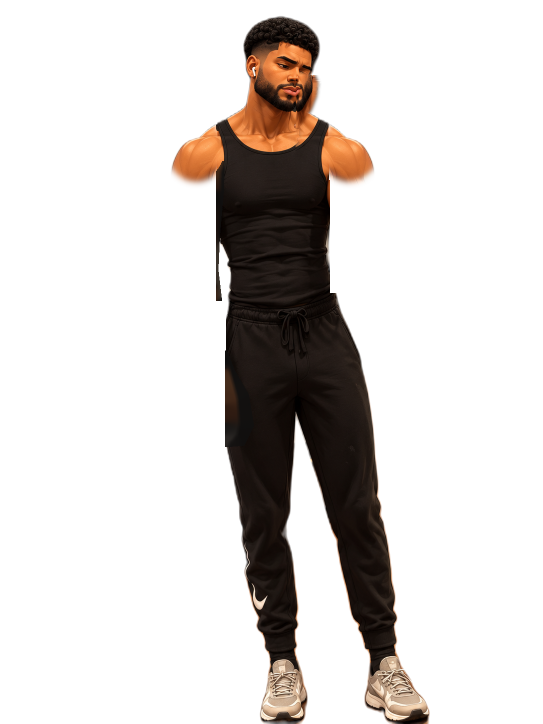
#> input picture arm_day_short/assets/rig/base.png, 1086 x 1448 px, given in place of avatar.png, which was not available (shown at 1/2 size)
$ python rig.py
#> lines starting #> are read from the running program, lines starting #| are printed output that depends on the picture; after the words box and inside, x2 and y2 are one past the last pixel; in counts of white or black regions, pixels touching at a corner belong together
"""Build a 2D puppet rig from the single avatar still.

Outputs (in assets/rig/):
  base.png        body without arms; phone/hand removed and face/neck rebuilt
  upper_L.png     viewer-left upper arm (incl. deltoid)
  fore_L.png      viewer-left forearm + hand
  upper_R.png / fore_R.png   mirrored copies used for the other arm
  masks_*.png     muscle masks (biceps / triceps / forearm) for the glow effect
  rig.json        pivot coordinates
"""
import json
import os

import cv2
import numpy as np
from PIL import Image, ImageDraw

HERE = os.path.dirname(os.path.abspath(__file__))
ASSETS = os.path.join(HERE, "assets")
OUT = os.path.join(ASSETS, "rig")
os.makedirs(OUT, exist_ok=True)

rgb = np.array(Image.open(os.path.join(ASSETS, "avatar.png")).convert("RGB")).astype(np.float32)
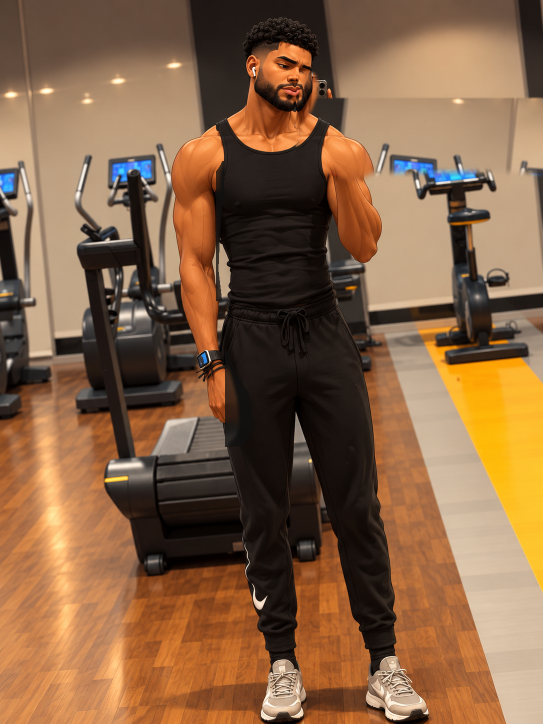
#> rgb: shape (1448, 1086, 3) float32 (shown at 1/2 size); mean R, G, B 135, 99.3, 69.4
alpha = np.array(Image.open(os.path.join(ASSETS, "avatar_cut.png")).split()[-1]).astype(np.float32) / 255.0
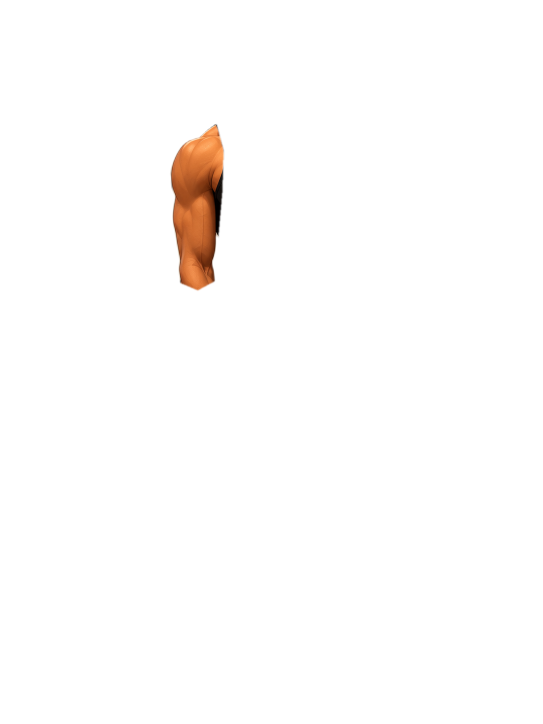
#> input picture arm_day_short/assets/rig/upper_L.png, 1086 x 1448 px, given in place of avatar_cut.png, which was not available (shown at 1/2 size)
H, W = alpha.shape
#> H = 1448; W = 1086

# Clean the cutout alpha a little (u2net leaves soft haze).
alpha = np.clip((alpha - 0.15) / 0.7, 0, 1)

AXIS_FACE = 590.0   # nose line, used to rebuild the hidden cheek
AXIS_BODY = 545.0   # torso centre line, used for neck/trap and the mirrored arm


def poly_mask(points, feather=0):
#> called with feather = 1.2
    m = Image.new("L", (W, H), 0)
#> m: PIL image 1086x1448 L; every value is 0
    ImageDraw.Draw(m).polygon(points, fill=255)
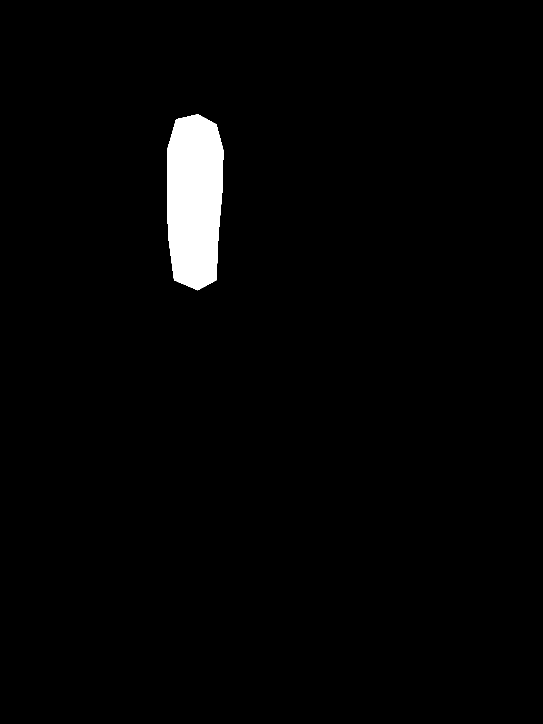
#> m: PIL image 1086x1448 L (shown at 1/2 size); 2.2% white; 1 white region, box (x1, y1, x2, y2) and area: (334, 228, 447, 581) 33896
    m = np.array(m).astype(np.float32) / 255.0
    if feather:
        m = cv2.GaussianBlur(m, (0, 0), feather)
    return m


def remap_x(img, src_x):
    """Sample img at (src_x[y,x], y) with bilinear filtering."""
    map_y = np.repeat(np.arange(H, dtype=np.float32)[:, None], W, axis=1)
    return cv2.remap(img, src_x.astype(np.float32), map_y, cv2.INTER_LINEAR, borderMode=cv2.BORDER_REPLICATE)


xs = np.repeat(np.arange(W, dtype=np.float32)[None, :], H, axis=0)
ys = np.repeat(np.arange(H, dtype=np.float32)[:, None], W, axis=1)

# ---------------------------------------------------------------- left arm
ARM_UPPER = [(352, 238), (395, 228), (432, 248), (446, 300), (444, 380), (436, 470),
             (432, 560), (395, 580), (348, 560), (336, 470), (334, 380), (334, 300)]
ARM_FORE = [(346, 515), (430, 515), (440, 600), (446, 690), (466, 742), (494, 790),
            (504, 850), (486, 888), (440, 892), (402, 872), (390, 800), (390, 735), (368, 640), (348, 580)]
SHOULDER_L = (392.0, 292.0)
ELBOW_L = (388.0, 535.0)
WRIST_L = (428.0, 735.0)
HAND_L = (440.0, 820.0)

m_upper = poly_mask(ARM_UPPER, 1.2)
m_fore = poly_mask(ARM_FORE, 1.2)
#> in poly_mask (call 2), `ImageDraw.Draw(m).polygon(points, fill=255)`: m: PIL image 1086x1448 L; 2.1% white; 1 white region, box (x1, y1, x2, y2) and area: (346, 515, 505, 893) 32282
arm_any = np.maximum(m_upper, m_fore)

# Torso / pants boundary on the left: anything right of it belongs to the body.
left_edge = np.where(ys < 600, 434.0, 452.0)
torso_side = (xs >= left_edge).astype(np.float32)

# ---------------------------------------------------------------- rebuild right side
# A: compressed mirror for the cheek hidden by the phone
src_face = np.maximum(AXIS_FACE - (xs - AXIS_FACE) / 0.42, 504.0)
face_A = remap_x(rgb, np.where(xs > AXIS_FACE, src_face, xs))
JAW = [(586, 146), (612, 144), (628, 147), (636, 165), (633, 192), (622, 220),
       (606, 244), (590, 258), (584, 258)]
m_jaw = poly_mask(JAW, 3.0) * (xs > AXIS_FACE - 2)
#> in poly_mask (call 3), `ImageDraw.Draw(m).polygon(points, fill=255)`: m: PIL image 1086x1448 L; 0.28% white; 1 white region, box (x1, y1, x2, y2) and area: (584, 144, 637, 259) 4444

# B: plain mirror about torso centre for neck / trap / upper chest
src_body = AXIS_BODY - (xs - AXIS_BODY)
neck_B = remap_x(rgb, np.where(xs > AXIS_FACE, src_body, xs))
alpha_B = remap_x(alpha, np.where(xs > AXIS_FACE, src_body, xs))
# B must not contain the (not yet removed) left arm beyond the shoulder
left_arm_mirror = remap_x(arm_any * (1 - torso_side), np.where(xs > AXIS_FACE, src_body, xs))

def smooth(e0, e1, v):
    t = np.clip((v - e0) / (e1 - e0), 0, 1)
    return t * t * (3 - 2 * t)


# RGB blend weight for the mirrored neck/trap: soft on the left seam and at the bottom
wB = smooth(578, 606, xs) * (ys >= 196) * (1 - smooth(332, 356, ys))
wB = cv2.GaussianBlur(wB.astype(np.float32), (0, 0), 1.5)

rebuilt = rgb.copy()
rebuilt = rebuilt * (1 - wB[..., None]) + neck_B * wB[..., None]
rebuilt = rebuilt * (1 - m_jaw[..., None]) + face_A * m_jaw[..., None]

# Hard region that used to contain the phone, hand and raised right arm.
K = np.zeros_like(alpha)
K[150:196, 596:730] = 1
K[196:360, 590:830] = 1
K[360:586, 660:830] = 1
new_alpha = np.zeros_like(alpha)
new_alpha = np.maximum(new_alpha, m_jaw)
neckA = alpha_B * (1 - left_arm_mirror) * (ys >= 196)
new_alpha = np.maximum(new_alpha, neckA)
new_alpha = np.where((ys >= 300) & (xs < 658), 1.0, new_alpha)   # solid torso under old hand
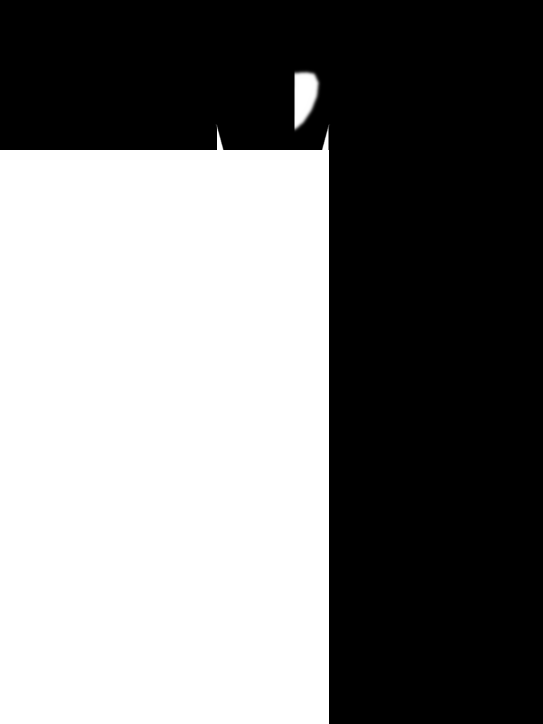
#> new_alpha: shape (1448, 1086) float32 (shown at 1/2 size); min 0, max 1, mean 0.483
new_alpha = np.where(ys >= 360, 0.0, new_alpha)                   # beside torso: empty
base_alpha = alpha * (1 - K) + new_alpha * K

# remove left arm (everything left of the torso edge), keep a static deltoid cap
cap_L = np.zeros((H, W), np.float32)
cv2.ellipse(cap_L, (392, 300), (58, 62), 0, 0, 360, 1.0, -1)
#> cap_L: shape (1448, 1086) float32; values 0 (black) and 1 (white), 0.73% white; 1 white region, box (x1, y1, x2, y2) and area: (334, 238, 451, 363) 11477
cap_L = cv2.GaussianBlur(cap_L, (0, 0), 6) * (ys < 400)
left_zone = (ys > 225) & (ys < 900)
base_alpha = np.where(left_zone, base_alpha * np.maximum(torso_side, cap_L), base_alpha)
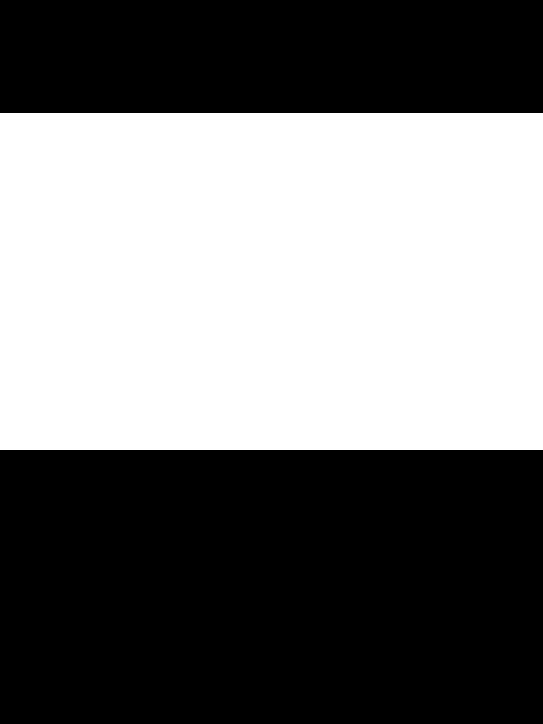
#> left_zone: shape (1448, 1086) bool (shown at 1/2 size); 46.5% white; 1 white region, box (x1, y1, x2, y2) and area: (0, 226, 1086, 900) 731964
#> torso_side: shape (1448, 1086) float32; values 0 (black) and 1 (white), 59.1% white; 1 black region, box (x1, y1, x2, y2) and area: (0, 0, 452, 1448) 643696
inpaint_mask = ((arm_any > 0.3) & (torso_side > 0) & (cap_L < 0.5)).astype(np.uint8) * 255
#> inpaint_mask: shape (1448, 1086); 0.52% white; 3 white regions (1 under 20 px), largest, box (x1, y1, x2, y2) and area: (452, 703, 506, 892) 6435, (434, 324, 447, 600) 1708
inpaint_mask = cv2.dilate(inpaint_mask, np.ones((5, 5), np.uint8))
#> inpaint_mask: shape (1448, 1086); 0.66% white; 3 white regions, box (x1, y1, x2, y2) and area: (450, 701, 508, 894) 7423, (432, 322, 449, 602) 2908, (432, 249, 439, 262) 75
reb8 = np.clip(rebuilt, 0, 255).astype(np.uint8)
reb8 = cv2.inpaint(reb8, inpaint_mask, 9, cv2.INPAINT_TELEA)
# darken inpainted fabric towards the tank/pants black so no skin smears remain
fab = (inpaint_mask > 0)[..., None]
reb8 = np.where(fab, (reb8 * 0.25 + 12).astype(np.uint8), reb8)
rebuilt = reb8.astype(np.float32)

# torso alpha where the arm sat over it: solid body
base_alpha = np.where(inpaint_mask > 0, 1.0, base_alpha)
base_alpha = np.clip(base_alpha, 0, 1)

src_m = 2 * AXIS_BODY - xs
cap_R = remap_x(cap_L, src_m) * remap_x(alpha, src_m)
#> in remap_x (call 6), `map_y = np.repeat(np.arange(H, dtype=np.float32)[:, None], W, axis=1)`:
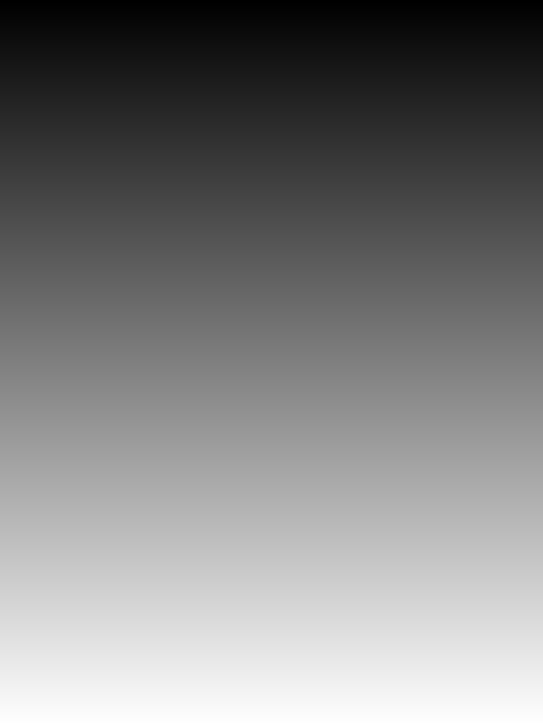
#> map_y: shape (1448, 1086) float32 (shown at 1/2 size); min 0, max 1447, mean 723.5; drawn with min black and max white
mir_rgb = np.dstack([remap_x(rgb[..., c], src_m) for c in range(3)])
#> in remap_x (call 9), `return cv2.remap(img, src_x.astype(np.float32), map_y, cv2.INTER_LINEA..`:
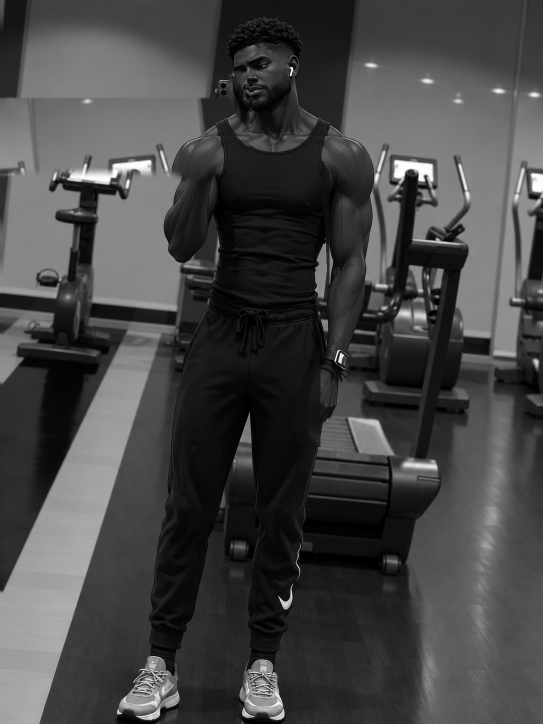
#> returned value: shape (1448, 1086) float32 (shown at 1/2 size); min 0, max 255, mean 69.5
rebuilt = rebuilt * (1 - cap_R[..., None]) + mir_rgb * cap_R[..., None]
base_alpha = np.maximum(base_alpha, cap_R)


def save_rgba(path, color, a):
    out = np.dstack([np.clip(color, 0, 255), np.clip(a, 0, 1) * 255]).astype(np.uint8)
    Image.fromarray(out, "RGBA").save(path)


save_rgba(os.path.join(OUT, "base.png"), rebuilt, base_alpha)

# ---------------------------------------------------------------- arm layers
orig8 = rgb
upper_a = alpha * m_upper
fore_a = alpha * m_fore
# drop the black pants pixels that sit between the fingers / beside the hand
luma = rgb @ np.array([0.3, 0.59, 0.11], np.float32)
skin = np.clip((luma - 45) / 30, 0, 1)
skin = cv2.GaussianBlur(skin, (0, 0), 1.0)
fore_a = np.where((xs > 446) & (ys > 690), fore_a * skin, fore_a)
save_rgba(os.path.join(OUT, "upper_L.png"), orig8, upper_a)
save_rgba(os.path.join(OUT, "fore_L.png"), orig8, fore_a)


def mirror(arr):
    # mirror about AXIS_BODY: x' = 2*AXIS - x
    src = 2 * AXIS_BODY - xs
    if arr.ndim == 3:
        return np.dstack([remap_x(arr[..., c], src) for c in range(arr.shape[2])])
    return remap_x(arr, src)


save_rgba(os.path.join(OUT, "upper_R.png"), mirror(orig8), mirror(upper_a))
save_rgba(os.path.join(OUT, "fore_R.png"), mirror(orig8), mirror(fore_a))

# ---------------------------------------------------------------- muscle masks (left arm coords)
def ellipse_mask(cx, cy, rx, ry, ang=0, feather=10):
    m = np.zeros((H, W), np.float32)
    cv2.ellipse(m, (int(cx), int(cy)), (int(rx), int(ry)), ang, 0, 360, 1.0, -1)
    return cv2.GaussianBlur(m, (0, 0), feather)


biceps = ellipse_mask(406, 420, 26, 82, -4) * upper_a
triceps = ellipse_mask(352, 415, 20, 95, 3) * upper_a
forearm = ellipse_mask(410, 630, 30, 95, -14) * fore_a
for name, m in [("biceps", biceps), ("triceps", triceps), ("forearm", forearm)]:
    Image.fromarray((np.clip(m, 0, 1) * 255).astype(np.uint8)).save(os.path.join(OUT, f"mask_{name}_L.png"))
    Image.fromarray((np.clip(mirror(m), 0, 1) * 255).astype(np.uint8)).save(os.path.join(OUT, f"mask_{name}_R.png"))
#> this loop made 3 passes
#> name on passes 1 to 3: 'biceps', 'triceps', 'forearm'


def mx(p):
    return (2 * AXIS_BODY - p[0], p[1])


rig = {
    "size": [W, H],
    "shoulder_L": SHOULDER_L, "elbow_L": ELBOW_L, "wrist_L": WRIST_L, "hand_L": HAND_L,
    "shoulder_R": mx(SHOULDER_L), "elbow_R": mx(ELBOW_L), "wrist_R": mx(WRIST_L), "hand_R": mx(HAND_L),
    "head": (560.0, 150.0), "chest": (545.0, 400.0), "feet_y": 1440.0,
}
with open(os.path.join(OUT, "rig.json"), "w") as f:
    json.dump(rig, f, indent=1)
print("rig built", W, H)
#| rig built 1086 1448
